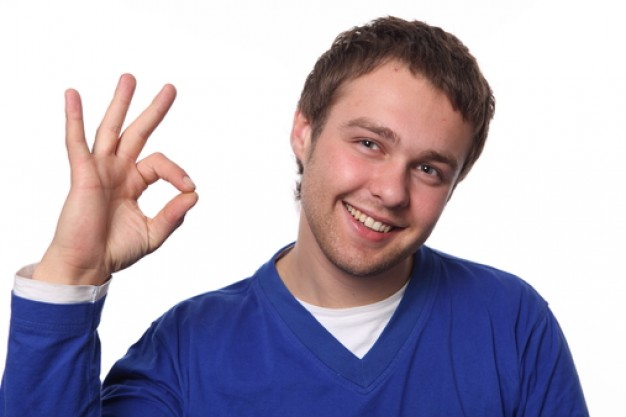
#> input picture resource/pic.jpg, 626 x 417 px
$ python adaptative_thresholding.py
#> lines starting #> are read from the running program, lines starting #| are printed output that depends on the picture; after the words box and inside, x2 and y2 are one past the last pixel; in counts of white or black regions, pixels touching at a corner belong together
import cv2

image = cv2.imread('../resource/pic.jpg')
#> image is the input picture: shape (417, 626, 3); mean B, G, R 185.4, 169.3, 177
gray  = cv2.cvtColor(image, cv2.COLOR_BGR2GRAY)
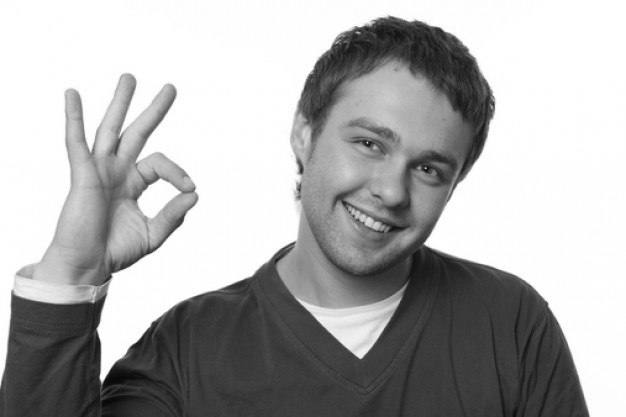
#> gray: shape (417, 626); min 5, max 255, mean 173.5

cv2.imshow("Gray", gray)

gray = cv2.GaussianBlur(gray, (9,9),0)
cv2.imshow("Gray Blur", gray)

ret, th = cv2.threshold(gray, 240, 255, cv2.THRESH_BINARY )
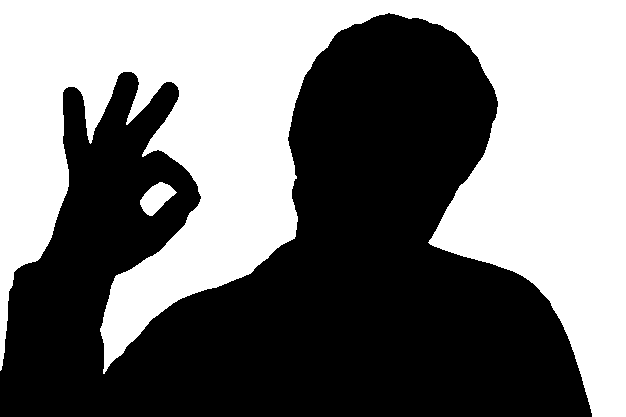
#> th: shape (417, 626); 46.9% white; 2 white regions, box (x1, y1, x2, y2) and area: (0, 0, 626, 417) 121820, (140, 182, 177, 216) 702

#th1 = cv2.adaptiveThreshold(gray, 255, cv2.ADAPTIVE_THRESH_MEAN_C, cv2.THRESH_BINARY, 11, 1)

th1 = cv2.adaptiveThreshold(gray, 255, cv2.ADAPTIVE_THRESH_GAUSSIAN_C, cv2.THRESH_BINARY, 11, 1)
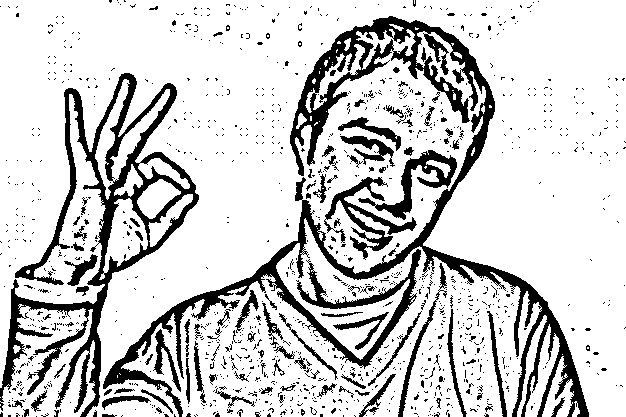
#> th1: shape (417, 626); 80.9% white; 1169 black regions (1067 under 20 px), largest, box (x1, y1, x2, y2) and area: (103, 16, 589, 417) 21251, (0, 73, 199, 417) 11862, (324, 177, 417, 260) 1797

cv2.imshow("Orignal image", image)
cv2.imshow("Threasholded Global", th)
cv2.imshow("Threashholded Adaptive", th1)

cv2.waitKey(0)
